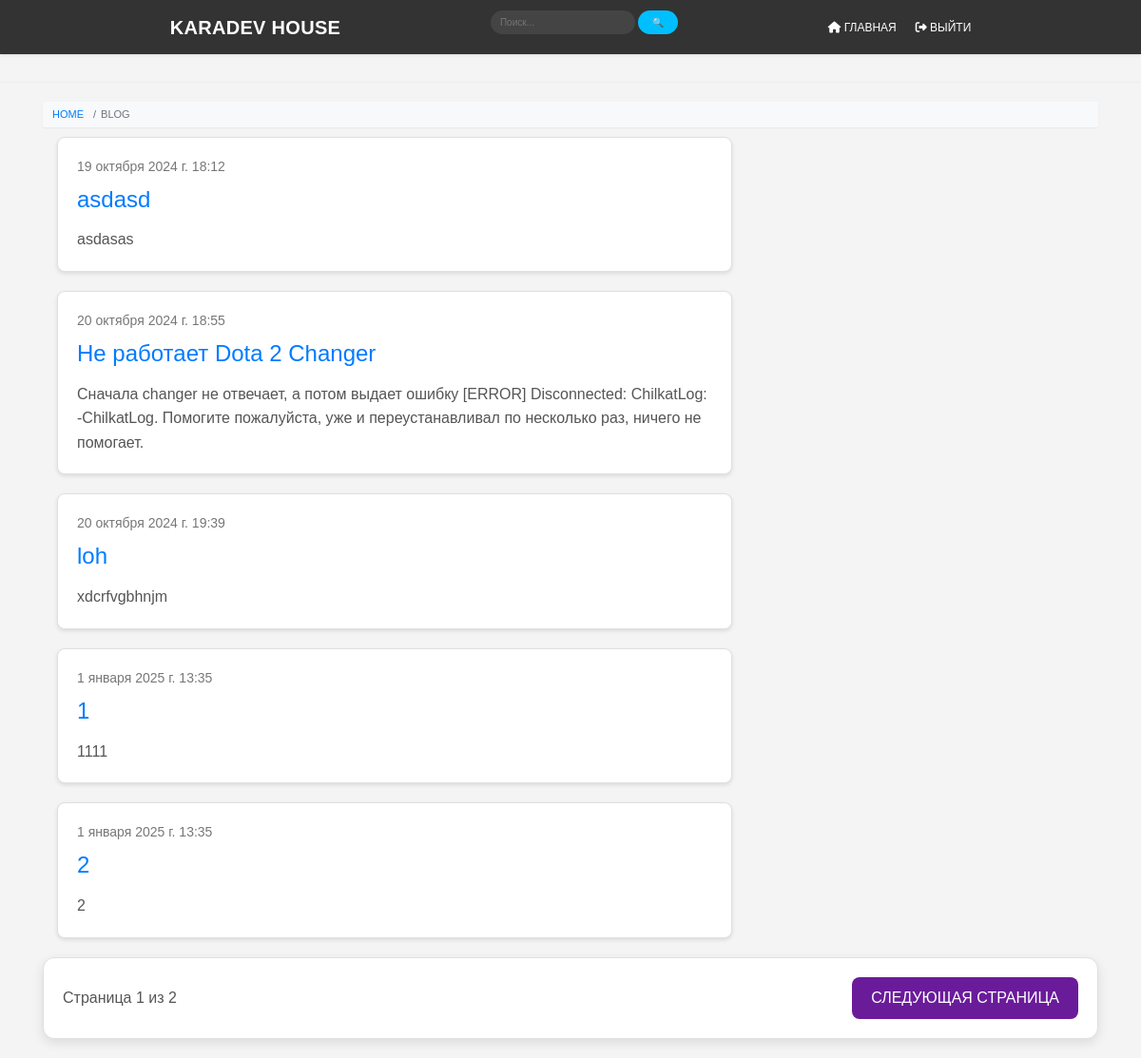
Screenshot of /blog/ with the database file from the repository.
### blog/models.py (models this page shows, shortened)
class Post(models.Model):
    author = models.ForeignKey(settings.AUTH_USER_MODEL, on_delete=models.CASCADE)
    title = models.CharField(max_length=200)
    text = models.TextField()
    created_date = models.DateTimeField(default=timezone.now)
    published_date = models.DateTimeField(blank=True, null=True)

### blog/views.py (the view)
# urls.py: path('', views.post_list, name='post_list'),
def post_list(request):
    object_list = Post.objects.all()
    paginator = Paginator(object_list, 5)
    page_number = request.GET.get('page')
    page_obj = paginator.get_page(page_number)
    return render(request, 'blog/blog_page.html', {
        'posts': page_obj,
        'page_obj': page_obj,
        'page_next': page_obj.next_page_number() if page_obj.has_next() else None,
        'page_previous': page_obj.previous_page_number() if page_obj.has_previous() else None,
        'page_current': page_obj.number,
        'page_end': page_obj.paginator.num_pages,
        'page_has_next': page_obj.has_next,
        'page_has_previous': page_obj.has_previous,
        'pag_status': True
    })

### blog/templates/blog/blog_page.html
{% extends 'global/base.html' %}
{% block content %}
<div class="container">
    <nav aria-label="breadcrumb">
        <ol class="breadcrumb">
            <li class="breadcrumb-item"><a href="{% url 'cards' %}">HOME</a></li>
            <li class="breadcrumb-item active" aria-current="page">BLOG</li>
        </ol>
    </nav>
    <div class="row">
        <div class="col-12" id="post-container">
            {% include 'blog/post_list.html' %}
        </div>
    </div>
    <div class="row">
        <div class="col-12">
            <div class="step-links" id="blog-pagination-links">
                {% include 'blog/pagination.html' %}
            </div>
        </div>
    </div>
</div>
{% endblock %}

### blog/templates/blog/post_list.html
<div class="col-lg-8 col-md-10 col-12">
    {% for post in posts %}
    <div class="post">
        <div class="date">
            {{ post.published_date }}
        </div>
        <h1><a href="{% url 'post_error' pk=post.pk %}">{{ post.title }}</a></h1>
        <p>{{ post.text|linebreaksbr }}</p>
    </div>
    {% endfor %}
</div>

### static/css/navbar.css (style rules this page uses)
body { margin: 0; font-family: 'Arial', sans-serif; background-color: #f4f4f4; }
.breadcrumb { display: flex; flex-wrap: wrap; padding: 0.5rem 1rem; margin-bottom: 1rem; list-style: none; background-color: #f8f9fa; border-radius: 0.2rem; box-shadow: 0 1px 2px rgba(0, 0, 0, 0.05); }
.breadcrumb-item { display: flex; align-items: center; }
.breadcrumb-item + .breadcrumb-item::before { content: "/"; padding: 0 0.5rem; color: #6c757d; }
.breadcrumb-item a { color: #007bff; text-decoration: none; transition: color 0.2s ease; font-size: 1.1rem; }
.breadcrumb-item.active { color: #6c757d; font-size: 1.1rem; }

### static/css/pag.css (style rules this page uses)
.step-links, .search-pag, .py-step-links, .js-step-links { display: flex; justify-content: space-between; align-items: center; padding: 20px; background-color: #ffffff; border: 1px solid #e0e0e0; border-radius: 12px; box-shadow: 0 4px 12px rgba(0, 0, 0, 0.1); transition: box-shadow 0.3s ease; margin-bottom: 20px; }

### static/css/post_list.css (style rules this page uses)
.task, .post { background-color: #ffffff; border: 1px solid #e0e0e0; border-radius: 8px; padding: 20px; margin-bottom: 20px; box-shadow: 0 2px 4px rgba(0, 0, 0, 0.1); transition: box-shadow 0.3s ease; }
.date { color: #777; font-size: 14px; margin-bottom: 10px; }
.task h1, .post h1 { font-size: 24px; margin: 0 0 15px 0; color: #333; }
.task h1 a, .post h1 a { color: #007bff; text-decoration: none; transition: color 0.3s ease; }
.task p, .post p { font-size: 16px; line-height: 1.6; color: #555; margin: 0; }

### rows the page displays
Post: published_date "19 октября 2024 г. 18:12", title "asdasd", text "asdasas"
Post: published_date "20 октября 2024 г. 18:55", title "Не работает Dota 2 Changer", text "Сначала changer не отвечает, а потом выдает ошибку [ERROR] Disconnected: ChilkatLog: -ChilkatLog. Помогите пожалуйста, уже и переустанавливал по несколько раз, ничего не помогает."
Post: published_date "20 октября 2024 г. 19:39", title "loh", text "xdcrfvgbhnjm"
Post: published_date "1 января 2025 г. 13:35", title "1", text "1111"
Post: published_date "1 января 2025 г. 13:35", title "2", text "2"

### other values shown
{{ page_current }} "1"
{{ page_end }} "2"
